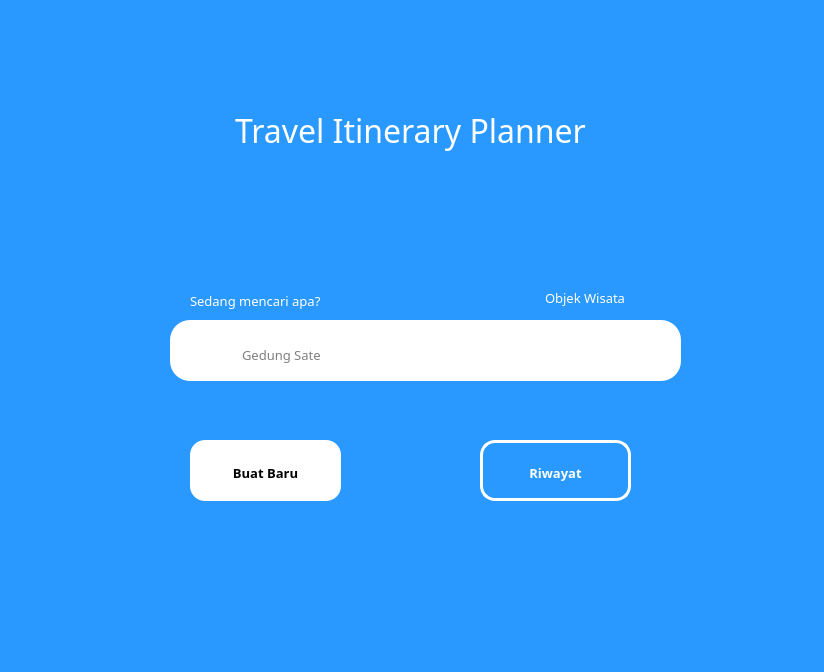
<?xml version="1.0" encoding="UTF-8"?>
<ui version="4.0">
 <class>MainWindow</class>
 <widget class="QMainWindow" name="MainWindow">
  <property name="geometry">
   <rect>
    <x>0</x>
    <y>0</y>
    <width>824</width>
    <height>672</height>
   </rect>
  </property>
  <property name="windowTitle">
   <string>MainWindow</string>
  </property>
  <property name="styleSheet">
   <string notr="true">background-color: rgb(42, 153, 255);</string>
  </property>
  <widget class="QWidget" name="centralwidget">
   <widget class="QLineEdit" name="SearchBar">
    <property name="geometry">
     <rect>
      <x>220</x>
      <y>320</y>
      <width>461</width>
      <height>61</height>
     </rect>
    </property>
    <property name="font">
     <font>
      <family>Javanese Text</family>
      <pointsize>10</pointsize>
      <weight>50</weight>
      <bold>false</bold>
     </font>
    </property>
    <property name="styleSheet">
     <string notr="true">border-radius: 20px;
background: white;
padding: 8 20 px</string>
    </property>
    <property name="text">
     <string/>
    </property>
    <property name="frame">
     <bool>false</bool>
    </property>
    <property name="placeholderText">
     <string>Gedung Sate</string>
    </property>
   </widget>
   <widget class="QLabel" name="ExtraLabel">
    <property name="geometry">
     <rect>
      <x>170</x>
      <y>320</y>
      <width>161</width>
      <height>61</height>
     </rect>
    </property>
    <property name="styleSheet">
     <string notr="true">border-radius: 20px;
background-color: rgb(255, 255, 255);</string>
    </property>
    <property name="text">
     <string/>
    </property>
    <property name="scaledContents">
     <bool>true</bool>
    </property>
    <property name="wordWrap">
     <bool>true</bool>
    </property>
   </widget>
   <widget class="QLabel" name="SearchIconLabel">
    <property name="geometry">
     <rect>
      <x>190</x>
      <y>336</y>
      <width>31</width>
      <height>31</height>
     </rect>
    </property>
    <property name="styleSheet">
     <string notr="true">border-radius: 20px;
background-color: rgb(255, 255, 255);</string>
    </property>
    <property name="text">
     <string/>
    </property>
    <property name="pixmap">
     <pixmap>C:/Users/S W I F T  X/Downloads/search-26242.png</pixmap>
    </property>
    <property name="scaledContents">
     <bool>true</bool>
    </property>
    <property name="wordWrap">
     <bool>true</bool>
    </property>
   </widget>
   <widget class="QLabel" name="TitleLabel">
    <property name="geometry">
     <rect>
      <x>-10</x>
      <y>20</y>
      <width>841</width>
      <height>221</height>
     </rect>
    </property>
    <property name="font">
     <font>
      <family>Javanese Text</family>
      <pointsize>24</pointsize>
     </font>
    </property>
    <property name="styleSheet">
     <string notr="true">color: white;</string>
    </property>
    <property name="text">
     <string>Travel Itinerary Planner</string>
    </property>
    <property name="textFormat">
     <enum>Qt::RichText</enum>
    </property>
    <property name="scaledContents">
     <bool>true</bool>
    </property>
    <property name="alignment">
     <set>Qt::AlignCenter</set>
    </property>
    <property name="wordWrap">
     <bool>true</bool>
    </property>
    <property name="margin">
     <number>0</number>
    </property>
    <property name="indent">
     <number>-1</number>
    </property>
   </widget>
   <widget class="QLabel" name="label">
    <property name="geometry">
     <rect>
      <x>190</x>
      <y>280</y>
      <width>171</width>
      <height>41</height>
     </rect>
    </property>
    <property name="font">
     <font>
      <family>Javanese Text</family>
      <pointsize>10</pointsize>
     </font>
    </property>
    <property name="styleSheet">
     <string notr="true">color:white;</string>
    </property>
    <property name="text">
     <string>Sedang mencari apa?</string>
    </property>
   </widget>
   <widget class="QComboBox" name="comboBox">
    <property name="geometry">
     <rect>
      <x>540</x>
      <y>280</y>
      <width>131</width>
      <height>31</height>
     </rect>
    </property>
    <property name="font">
     <font>
      <family>Javanese Text</family>
      <pointsize>10</pointsize>
     </font>
    </property>
    <property name="styleSheet">
     <string notr="true">#comboBox {
	color: white;
	border: 0px;
	padding-left: 5px;
	padding-top: 5px
}

#comboBox::drop-down {
	border: 0px;
}

#comboBox::ListView {
    color:white;
}

#comboBox::down-arrow {
    image: url(:/dropDownArrow.png);
    width: 14px;
    height: 14px;
}

QListView{
	color:black;
	background-color:white;
}</string>
    </property>
    <item>
     <property name="text">
      <string>Objek Wisata</string>
     </property>
    </item>
    <item>
     <property name="text">
      <string>Daerah Wisata</string>
     </property>
    </item>
   </widget>
   <widget class="QPushButton" name="pushButton">
    <property name="geometry">
     <rect>
      <x>190</x>
      <y>440</y>
      <width>151</width>
      <height>61</height>
     </rect>
    </property>
    <property name="font">
     <font>
      <family>Javanese Text</family>
      <pointsize>10</pointsize>
      <weight>75</weight>
      <bold>true</bold>
     </font>
    </property>
    <property name="styleSheet">
     <string notr="true">background-color: white;

border-radius: 15px;

padding-top:5px;</string>
    </property>
    <property name="text">
     <string>Buat Baru</string>
    </property>
   </widget>
   <widget class="QPushButton" name="pushButton_2">
    <property name="geometry">
     <rect>
      <x>480</x>
      <y>440</y>
      <width>151</width>
      <height>61</height>
     </rect>
    </property>
    <property name="font">
     <font>
      <family>Javanese Text</family>
      <pointsize>10</pointsize>
      <weight>75</weight>
      <bold>true</bold>
     </font>
    </property>
    <property name="styleSheet">
     <string notr="true">border-style:outset;
color:white;
border-color: white;
border-width: 3px;
border-radius: 15px;
padding-top:5px;</string>
    </property>
    <property name="text">
     <string>Riwayat</string>
    </property>
   </widget>
   <zorder>label</zorder>
   <zorder>TitleLabel</zorder>
   <zorder>ExtraLabel</zorder>
   <zorder>SearchBar</zorder>
   <zorder>SearchIconLabel</zorder>
   <zorder>comboBox</zorder>
   <zorder>pushButton</zorder>
   <zorder>pushButton_2</zorder>
  </widget>
  <widget class="QStatusBar" name="statusbar"/>
 </widget>
 <resources>
  <include location="rcs.qrc"/>
 </resources>
 <connections/>
</ui>
